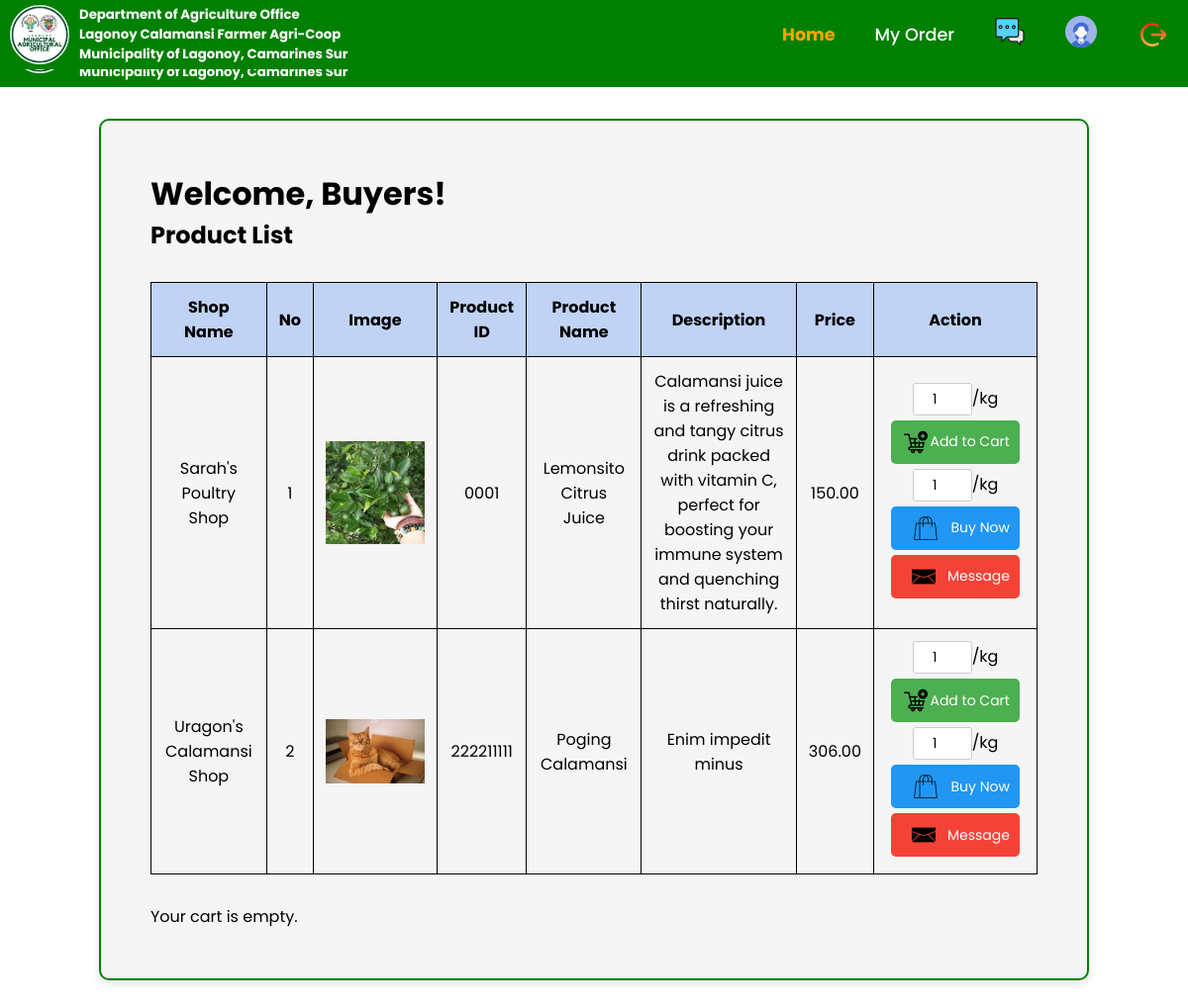
Page /buyer_dashboard.php (signed in) on the committed database.
### tables this page shows
CREATE TABLE `products` (
  `id` int(11) NOT NULL,
  `product_id` varchar(50) DEFAULT NULL,
  `product_name` varchar(100) DEFAULT NULL,
  `description` text DEFAULT NULL,
  `price` decimal(10, 2) DEFAULT NULL,
  `posting_date` date DEFAULT NULL,
  `product_photo` blob DEFAULT NULL,
  `user_id` int(11) NOT NULL
);

CREATE TABLE `farm_info` (
  `farm_id` int(11) NOT NULL,
  `user_id` int(11) NOT NULL,
  `farm_street` varchar(50) NOT NULL,
  `farm_barangay` varchar(50) NOT NULL,
  `physical_area` decimal(10, 2) NOT NULL,
  `total_production` decimal(10, 2) NOT NULL,
  `tenurial_status` enum('Owner', 'Tenant', 'Renter’, ‘Not_Applicable') NOT NULL,
  `soil_type` enum(
    'Clay',
    'Sandy',
    'Sandy_Clay',
    'Sandy_Loam’, ‘Not_Applicable'
  ) NOT NULL,
  `shop_name` varchar(50) NOT NULL
);

### buyer_dashboard.php (the view, shortened to what this page needs)
<?php
require 'layout/header.php';
$sql = "SELECT products.*, farm_info.shop_name FROM products JOIN farm_info ON products.user_id = farm_info.user_id";
$result = $connection->query($sql);
?>
<!DOCTYPE html>
<html lang="en">
<head>
    <link rel="stylesheet" href="buyer_dashboard.css">
</head>
<body>
    <header>
        <div class="logo">
            <img src="Logo.png" alt="Logo" class="logo-img">
            <h5>Department of Agriculture Office<br>Lagonoy Calamansi Farmer Agri-Coop<br>Municipality of Lagonoy, Camarines Sur</h5>
        </div>
        <nav class="navigation">
            <a href="buyer_dashboard.php" class="active">Home</a>
            <a href="track_order.php">My Order</a>
            <a href="message.php">
                <img src="message.png" alt="Message" title="Message">
            </a>
            <a href="buyer_profile.php">
                <img src="profile-account.png" alt="Profile" title="Profile">
            </a>
            <a href="#" onclick="confirmLogout()" class="logout-icon">
                <img src="logout.png" alt="Log Out" title="Log Out">
            </a>
        </nav>
    </header>
<main>
    <h1>Welcome, Buyers!</h1>
    <h2>Product List</h2>
    <table>
        <thead>
            <tr>
                <th>Shop Name</th>
                <th>No</th>
                <th>Image</th>
                <th>Product ID</th>
                <th>Product Name</th>
                <th>Description</th>
                <th>Price</th>
                <th>Action</th>
            </tr>
        </thead>
        <tbody>
            <?php
            $count = 1;
            if ($result->num_rows > 0) {
                while ($row = $result->fetch_assoc()) {
                    echo "<tr>
                                <td>{$row['shop_name']}</td>
                                <td>{$count}</td>
                                <td><img src='{$row['product_photo']}' alt='Product Image'></td>
                                <td>{$row['product_id']}</td>
                                <td>{$row['product_name']}</td>
                                <td>{$row['description']}</td>
                                <td>{$row['price']}</td>
                                <td>
                                    <form action='add_to_cart.php' method='POST' style='display: inline;'>
                                        <input type='hidden' name='product_id' value='{$row['product_id']}'>
                                        <input type='number' name='quantity' value='1' min='1'>/kg
                                        <button type='submit' class='add-to-cart'>
                                            <img src='add-to-cart.png' alt='Add to Cart' class='button-img'> Add to Cart
                                        </button>
                                    </form>
                                    <form action='buy_now.php' method='POST' style='display: inline;'>
                                        <input type='hidden' name='product_id' value='{$row['product_id']}'>
                                        <input type='number' name='quantity' value='1' min='1' required>/kg
                                        <button type='submit' class='buy_now'>
                                            <img src='bag.png' alt='Buy Now' class='button-img'> Buy Now
                                        </button>
                                    </form>
                                    <form action='message.php' method='POST' style='display: inline;'>
                                        <input type='hidden' name='product_id' value='{$row['product_id']}'>
                                        <button type='submit' class='message'>
                                            <img src='messages.png' alt='Message' class='button-img'> Message
                                        </button>
                                    </form>
                                </td>
                            </tr>";
                    $count++;
                }
            } else {
                echo "<tr><td colspan='9'>No products available</td></tr>";
            }
            ?>
        </tbody>
    </table>
    <?php
    if (!empty($_SESSION['cart_items'])) {
        echo "<h2>Your Cart</h2>";
        echo "<table>";
        echo "<thead>
                    <tr>
                        <th>No</th>
                        <th>Product ID</th>
                        <th>Product Image</th>
                        <th>Product Name</th>
                        <th>Price</th>
                        <th>Quantity/kg</th>
                        <th>Action</th>
                    </tr>
                  </thead>";
        echo "<tbody>";
        $count = 1;
        foreach ($_SESSION['cart_items'] as $item) {
            $sql = "SELECT product_name, product_photo, price FROM products WHERE product_id = ?";
            $stmt = $connection->prepare($sql);
            $stmt->bind_param("i", $item['product_id']);
            $stmt->execute();
            $result = $stmt->get_result();
            if ($result->num_rows > 0) {
                $product = $result->fetch_assoc();
                echo "<tr>
                            <td>{$count}</td>
                            <td>{$item['product_id']}</td>
                            <td><img src='{$product['product_photo']}' alt='Product Image' style='width: 50px; height: auto;'></td>
                            <td>{$product['product_name']}</td>
                            <td>{$product['price']}</td>
                            <td>{$item['quantity']}</td>
                            <td>
                                <form action='remove_from_cart.php' method='POST' style='display: inline;'>
                                    <input type='hidden' name='product_id' value='{$item['product_id']}'>
                                    <button type='submit' class='remove-from-cart'>Remove</button>
                                </form>
                                <form action='buy_now.php' method='POST' style='display: inline;'>
                                    <input type='hidden' name='product_id' value='{$item['product_id']}'>
                                    <input type='hidden' name='quantity' value='{$item['quantity']}'>
                                    <button type='submit' class='buy-now'>Buy Now</button>
                                </form>
                            </td>
                          </tr>";
                $count++;
            }
            $stmt->close();
        }
        echo "</tbody></table>";
    } else {
        echo "<p>Your cart is empty.</p>";
    }
    ?>
</main>
</body>
</html>

### layout/header.php (shortened to what this page needs)
<?php
$role = $_SESSION['role'];
?>
<!DOCTYPE html>
<html lang="en">
<head>
    <link rel="stylesheet" href="<?= ROOT_URL ?>css\style5.css">
    <link rel="stylesheet" href="https://cdnjs.cloudflare.com/ajax/libs/font-awesome/5.15.2/css/all.min.css" />
    <link rel="stylesheet" href="https://unicons.iconscout.com/release/v4.0.0/css/line.css">
</head>
<body class="h">
    <header>
        <div class="logo">
            <div>
                <h4>Department of Agriculture Office Lagonoy<br>Calamansi Farmer Agri-Coop<br></h4>
                <h5>Municipality of Lagonoy, Camarines Sur</h5>
            </div>
        </div>
        <nav class="navigation">
            <?php if ($role == 'Farmer') : ?>
                <a id="home" href="seller_dashboard.php">Home</a>
            <?php elseif ($role === 'Admin' || $role === 'admin'): ?>
                <a id="home" href="admin_dashboard.php">Home</a>
            <?php else: ?>
                <a id="home" href="buyer_dashboard.php">Home</a>
            <?php endif; ?>
            <a id="message" name="message" href="message.php">
            </a>
            <?php if ($role == 'Farmer') : ?>
                <a href="seller_profile.php">
                </a>
            <?php elseif ($role == 'Buyer') : ?>
                <a href="buyer_profile.php">
                    <img src="profile-account.png" style="width: 100%; height: 100%;" alt="Profile" title="Profile">
                </a>
            <?php else : ?>
                <a href="admin_profile.php">
                    <img src="profile-account.png" style="width: 100%; height: 100%;" alt="Profile" title="Profile">
                </a>
            <?php endif; ?>
            <?php if ($role == 'Farmer') : ?>
                <a href="notification.php">
                </a>
            <?php endif; ?>
            <a href="#" onclick="confirmLogout()" class="logout-icon">
            </a>
        </nav>
    </header>

### css/style5.css (style rules this page uses)
* { margin: 0; padding: 0; box-sizing: border-box; text-decoration: none; font-family: 'Poppins', sans-serif; }
.h { display: flex; align-items: center; justify-content: center; min-height: 100vh; background: white-smoke; padding: 0 10px; overflow: auto; }

### buyer_dashboard.css (style rules this page uses)
* { margin: 0; padding: 0; box-sizing: border-box; font-family: 'Poppins', 'Century Schoolbook'; }
body { background-color: white; }
header { position: fixed; top: 0; left: 0; width: 100%; background: green; display: flex; justify-content: space-between; align-items: center; z-index: 99; padding: 5px 10px; }
.logo { display: flex; align-items: center; color: white; user-select: none; }
.logo-img { width: 60px; height: auto; margin-right: 10px; }
.navigation { display: flex; align-items: center; }
.navigation a { position: relative; font-size: 1.1em; color: white; text-decoration: none; font-weight: 500; margin-left: 40px; }
.navigation a::after { content: ''; position: absolute; left: 0; bottom: -6px; width: 100%; height: 3px; background: orange; border-radius: 5px; transform-origin: right; transform: scaleX(0); transition: transform .5s; }
.navigation a.active { color: orange; font-weight: 700; }
.logout-icon img { width: 32px; height: 32px; vertical-align: middle; cursor: pointer; }
main { background-color: whitesmoke; padding: 50px; border-radius: 10px; box-shadow: 0 4px 8px rgba(0, 0, 0, 0.1); margin: 120px auto; width: 90%; max-width: 1000px; border: 2px solid green; }
h1 { color: black; text-align: left; }
table { width: 100%; margin: 30px 0; border-collapse: collapse; }
table th, table td { padding: 12px; text-align: center; border: 1px solid black; }
table th { background-color: #c0d3f5; color: black; }
table td img { max-width: 100px; height: auto; display: block; margin: 0 auto; }
button { color: white; border: none; padding: 10px 10px; cursor: pointer; margin: 5px; font-size: 14px; border-radius: 5px; width: 130px; display: flex; align-items: center; justify-content: center; }
.button-img { width: 24px; height: auto; }
.add-to-cart { background-color: #4CAF50; }
.buy_now { background-color: #2196F3; }
.message { background-color: #f44336; }
input[type='number'] { width: 60px; padding: 5px; font-size: 14px; border-radius: 3px; border: 1px solid #ccc; text-align: center; }

### layout/header.php (style rules this page uses)
* { margin: 0; padding: 0; box-sizing: border-box; font-family: 'Poppins', 'Century Schoolbook'; }
body { background-color: white; }
header { position: fixed; top: 0; left: 0; width: 100%; background: green; display: flex; justify-content: space-between; align-items: center; z-index: 99; padding: 20px 20px; flex-grow: 1; }
.logo { display: flex; align-items: center; color: white; user-select: none; }
.logo h4 { margin: 0; font-size: 1.2em; }
.logo-img { width: 60px; height: auto; margin-right: 10px; }
.navigation { display: flex; padding: 10px; align-items: center; position: relative; }
.navigation a { position: relative; font-size: 1.1em; color: white; text-decoration: none; font-weight: 500; margin-left: 40px; }
.navigation a::after { content: ''; position: absolute; left: 0; bottom: -6px; width: 100%; height: 3px; background: orange; border-radius: 5px; transform-origin: right; transform: scaleX(0); transition: transform .5s; }
.navigation a.active { color: orange; font-weight: 700; }
.logout-icon img { width: 32px; height: 32px; vertical-align: middle; cursor: pointer; }
main { background-color: whitesmoke; padding: 50px; border-radius: 10px; box-shadow: 0 4px 8px rgba(0, 0, 0, 0.1); margin: 135px 50px; width: auto; min-width: 500px; max-width: 1500px; border: 2px solid green; overflow: auto; }

### rows in the picture
products: farm_info.shop_name "Sarah's Poultry Shop", product_photo (picture), product "0001", product_name "Lemonsito Citrus Juice", description "Calamansi juice is a refreshing and tangy citrus drink packed with vitamin C, perfect for boosting your immune system and quenching thirst naturally.", price "150.00"
products: farm_info.shop_name "Uragon's Calamansi Shop", product_photo (picture), product "222211111", product_name "Poging Calamansi", description "Enim impedit minus", price "306.00"
